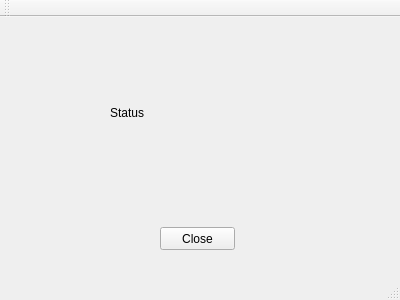
<?xml version="1.0" encoding="UTF-8"?>
<ui version="4.0">
 <class>MyWindow</class>
 <widget class="QMainWindow" name="MyWindow">
  <property name="geometry">
   <rect>
    <x>0</x>
    <y>0</y>
    <width>400</width>
    <height>300</height>
   </rect>
  </property>
  <property name="windowTitle">
   <string>MyWindow</string>
  </property>
  <widget class="QWidget" name="centralWidget">
   <widget class="QPushButton" name="pushButtonClose">
    <property name="geometry">
     <rect>
      <x>160</x>
      <y>210</y>
      <width>75</width>
      <height>23</height>
     </rect>
    </property>
    <property name="text">
     <string>Close</string>
    </property>
   </widget>
   <widget class="QLabel" name="label">
    <property name="geometry">
     <rect>
      <x>110</x>
      <y>60</y>
      <width>151</width>
      <height>71</height>
     </rect>
    </property>
    <property name="text">
     <string>Status</string>
    </property>
   </widget>
  </widget>
  <widget class="QMenuBar" name="menuBar">
   <property name="geometry">
    <rect>
     <x>0</x>
     <y>0</y>
     <width>400</width>
     <height>21</height>
    </rect>
   </property>
  </widget>
  <widget class="QToolBar" name="mainToolBar">
   <attribute name="toolBarArea">
    <enum>TopToolBarArea</enum>
   </attribute>
   <attribute name="toolBarBreak">
    <bool>false</bool>
   </attribute>
  </widget>
  <widget class="QStatusBar" name="statusBar"/>
 </widget>
 <layoutdefault spacing="6" margin="11"/>
 <resources/>
 <connections/>
</ui>
